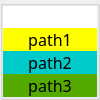
                            <widget class="QGroupBox" name="groupBox_22">
                             <property name="sizePolicy">
                              <sizepolicy hsizetype="Expanding" vsizetype="Expanding">
                               <horstretch>0</horstretch>
                               <verstretch>0</verstretch>
                              </sizepolicy>
                             </property>
                             <property name="maximumSize">
                              <size>
                               <width>100</width>
                               <height>16777215</height>
                              </size>
                             </property>
                             <property name="title">
                              <string/>
                             </property>
                             <layout class="QVBoxLayout" name="verticalLayout_2">
                              <property name="spacing">
                               <number>0</number>
                              </property>
                              <property name="leftMargin">
                               <number>0</number>
                              </property>
                              <property name="topMargin">
                               <number>0</number>
                              </property>
                              <property name="rightMargin">
                               <number>0</number>
                              </property>
                              <property name="bottomMargin">
                               <number>0</number>
                              </property>
                              <item>
                               <widget class="QLabel" name="label_6">
                                <property name="sizePolicy">
                                 <sizepolicy hsizetype="Preferred" vsizetype="Expanding">
                                  <horstretch>0</horstretch>
                                  <verstretch>0</verstretch>
                                 </sizepolicy>
                                </property>
                                <property name="maximumSize">
                                 <size>
                                  <width>16777215</width>
                                  <height>83</height>
                                 </size>
                                </property>
                                <property name="styleSheet">
                                 <string notr="true">QLabel
{
  background-color:rgb(255,255,255)

}</string>
                                </property>
                                <property name="frameShape">
                                 <enum>QFrame::NoFrame</enum>
                                </property>
                                <property name="text">
                                 <string/>
                                </property>
                               </widget>
                              </item>
                              <item>
                               <widget class="QLabel" name="label_8">
                                <property name="sizePolicy">
                                 <sizepolicy hsizetype="Preferred" vsizetype="Expanding">
                                  <horstretch>0</horstretch>
                                  <verstretch>0</verstretch>
                                 </sizepolicy>
                                </property>
                                <property name="font">
                                 <font>
                                  <family>Arial Black</family>
                                  <pointsize>12</pointsize>
                                 </font>
                                </property>
                                <property name="layoutDirection">
                                 <enum>Qt::LeftToRight</enum>
                                </property>
                                <property name="autoFillBackground">
                                 <bool>false</bool>
                                </property>
                                <property name="styleSheet">
                                 <string notr="true">QLabel
{
  background-color:rgb(255, 255, 0)

}</string>
                                </property>
                                <property name="text">
                                 <string>path1</string>
                                </property>
                                <property name="alignment">
                                 <set>Qt::AlignCenter</set>
                                </property>
                               </widget>
                              </item>
                              <item>
                               <widget class="QLabel" name="label_7">
                                <property name="sizePolicy">
                                 <sizepolicy hsizetype="Preferred" vsizetype="Expanding">
                                  <horstretch>0</horstretch>
                                  <verstretch>0</verstretch>
                                 </sizepolicy>
                                </property>
                                <property name="font">
                                 <font>
                                  <family>Arial Black</family>
                                  <pointsize>12</pointsize>
                                 </font>
                                </property>
                                <property name="styleSheet">
                                 <string notr="true">QLabel
{
  background-color:rgb(0, 202, 202)

}</string>
                                </property>
                                <property name="text">
                                 <string>path2</string>
                                </property>
                                <property name="alignment">
                                 <set>Qt::AlignCenter</set>
                                </property>
                               </widget>
                              </item>
                              <item>
                               <widget class="QLabel" name="label_5">
                                <property name="sizePolicy">
                                 <sizepolicy hsizetype="Preferred" vsizetype="Expanding">
                                  <horstretch>0</horstretch>
                                  <verstretch>0</verstretch>
                                 </sizepolicy>
                                </property>
                                <property name="font">
                                 <font>
                                  <family>Arial Black</family>
                                  <pointsize>12</pointsize>
                                 </font>
                                </property>
                                <property name="styleSheet">
                                 <string notr="true">QLabel{  background-color:rgb(85, 170, 0)}</string>
                                </property>
                                <property name="text">
                                 <string>path3</string>
                                </property>
                                <property name="alignment">
                                 <set>Qt::AlignCenter</set>
                                </property>
                               </widget>
                              </item>
                             </layout>
                            </widget>
